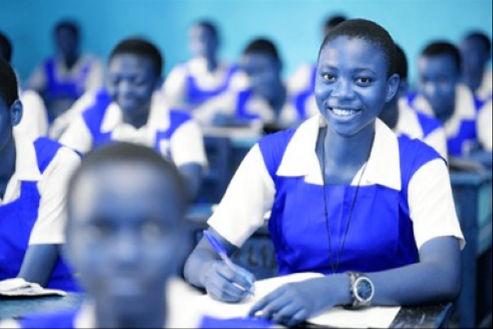
#> input picture DEEPTECH 3MTT/Corrupted Student Picture.png, 493 x 329 px, found by its file name
$ jupyter execute 'Week 2_COVI01-01_FE2317648332.ipynb'
#> lines starting #> are read from the running program, lines starting #| are printed output that depends on the picture
###QUESTION 1
1. In Nigeria, one of the booming tech spaces is fintech. How do you think computer vision can
help improve payment?
➢ Biometrics
➢ QR-Code
➢ Swipe and pay.

ANSWER:
Computer Vision Can applied in the following ways to Improve Payments in Fintech Tech Spaces in Nigeria:

➢ Biometrics (Applying Facial Recognition & Fingerprint Authentication Techologies)
•	Fraud Prevention: Facial recognition and fingerprint scanning can serve as better options for authenticating and authorizing transactions in preference to traditional PINs and Passwords, thereby reducing the risk of identity theft, third party intrusion and fraud.
•	Seamless Authentication: Users can authorize transactions simply by looking at their phone or a camera at a payment terminal (Utilizing Facial Recognition Authentication).
•	Contactless Transactions: With face recognition-based payments, customers don’t need to touch any device, improving hygiene and convenience, minimizing the need for numerous gadgets for payment authorization.

➢ QR-Code-Based Payments
•	Automated QR Code Scanning: Integrating Computer vision  can improve the speed and accuracy of scanning QR codes for payments, even in extreme contions of poor/low-light or faint/damaged code conditions.
•	Dynamic QR Codes for Security: AI-enhanced QR codes generation that change dynamically can prevent unauthorized use or fraud.
•	Facial Matching for Double Authentication: Scanning a QR code while simultaneously verifying the payer’s face can add an extra layer of security.(2 Means of Authentication, Multi-Factor Authentication)

➢ Swipe and Pay (Gesture Recognition)
•	Gesture-Based Transactions: Customers can make payments using pre-defined (Pre-Registered) hand gestures or swipes captured by computer vision systems.
•	Card-Free Transactions: Eliminates the need for physical cards; instead, payments can be authorized via hand motion or face ID recognition. It helps the ease of transactions incases where customer cards are unavailable either because they forgot it, misplaced it, damaged and mutilated cards, theft of cards, or delay in issuance of their cards by their financial institutions.
•	Enhanced Accessibility: Helps people with disabilities make payments without needing to enter PINs or handle cash. This feature also allows for the inclusion and Integration of people living with disabilities in society.

### QUESTION 2:In Nigeria, we have healthtech startups combating the free access to healthcare. How do you
think computer vision can help these startups better reach more people to have access to
quality and good healthcare.

ANSWER:
Computer Vision can help Healthtech startups in Nigeria  to make healthcare more accessible in the following ares.

Remote Diagnostics & Telemedicine
•	AI-Powered Symptom Detection: By utilizing Computer vision, systems can scan patient images (skin conditions, eye diseases, etc.), analyze them  and suggest potential diagnoses.
•	Facial Analysis for Early Disease Detection: By utilizing Computer vision symptoms like jaundice, stroke signs, or dehydration can be Detected through facial recognition in video calls or Image scan.

Automated Medical Imaging Analysis
•	Faster Diagnosis: By utilizing Computer vision doctors and other healthcare personnel can read and understand X-rays, MRIs, and CT scans better and quicker thereby reducing diagnosis time.
•	Affordable Healthcare: Startups can deploy AI-based diagnostics in rural areas where doctors are scarce, healthcare facilities are few and unequipped,by helping early detection of diseases prompting patients to quickly seek medical help before the escalation of the ailment.

Smart Pharmacies & Drug Authentication
•	Fake Drug Detection: Scanning medicine packaging using computer vision can verify authenticity, preventing counterfeit drug circulation.
•	Automated Prescription Matching: Leveraging models that have been trained on  handwriting Recognition can be deployed in reading handwritten prescriptions and suggesting accurate medication matches, reducing errors in pharmacies.

Crowd & Patient Flow Management
•	Queue Optimization: AI-powered cameras can analyze hospital or clinic queues, predicting wait times and suggesting better scheduling and helps the Institution management in the review of their policies and better decision making geared towards improved service delivery.
•	Patient Monitoring: Leveraging on Object tracking and segmentation features of Computer Vision, patients in need of urgent care in crowded hospitals can be quickly Identified through real-time video surveillance.

Computer vision in fintech and healthtech has immense potential to improve efficiency, security, and accessibility.

# QUESTION 3
As a Computer Vision Engineer in a school, the school creative team presented you with a
corrupted group student picture ( Its original color was changed and the brightness and
contrast was tampered as well). The corrupted image can be accessed via Corrupted picture
➢ Using your Computer Vision image processing, restore the picture its original color and
contrast. ( Write a code to show the pictures original color and correct the contrast and
brightness)
➢ What contrast number (alpha) and brightness number (beta) restored the picture to its
original state.

[cell 1]
# loading an image
import cv2
from google.colab.patches import cv_imshow
import numpy as np

[cell 2]
# load image
img = cv2.imread("/content/Corrupted Student Picture.png")
#> img is the input picture: shape (329, 493, 3); mean B, G, R 185.1, 133.2, 108.2

[cell 3]
# image dimension
img.shape # (height, width, channel)
#> Out = (329, 493, 3)

[cell 4]
import matplotlib.pyplot as plt
plt.imshow(img)

[cell 5]
# view and image with matplotlib
import matplotlib.pyplot as plt
plt.imshow(img) # View image with matplotlib

[cell 6]
#VIEWING THE IMAGE WITH CV_IMSHOW

cv_imshow(img) # View image with cv_imshow

[cell 7]
# VIEWING THE IMAGE IN GRAY SCALE
gray_image = cv2.cvtColor(img, cv2.COLOR_BGR2GRAY)
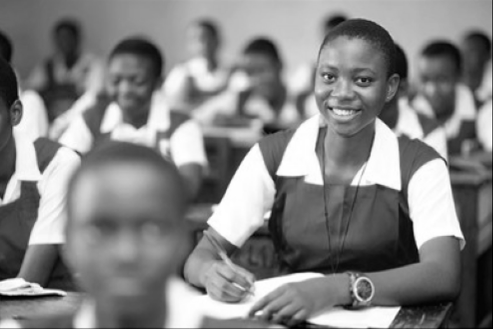
#> gray_image: shape (329, 493); min 0, max 255, mean 131.6
cv_imshow(gray_image)

[cell 8]
# Compute Brightness (Mean Pixel Intensity)
brightness = np.mean(img)
#> brightness = 142.1

# Compute Contrast (Standard Deviation of Pixel Intensities)
contrast = np.std(img)
#> contrast = 75.55

# Compute Min and Max Intensity Values
min_intensity = np.min(img)
#> min_intensity = 0
max_intensity = np.max(img)
#> max_intensity = 255

# Compute Histogram for Distribution
histogram = cv2.calcHist([img], [0], None, [256], [0, 256])
#> histogram = 256 values, max 4710 at index 254, min 3 at index 3, mean 633.6

# Print Results
print(f"Brightness: {brightness:.2f}")
#| Brightness: 142.13
print(f"Contrast: {contrast:.2f}")
#| Contrast: 75.55
print(f"Min Intensity: {min_intensity}")
#| Min Intensity: 0

[cell 9]
# rgb image
rgb_image = cv2.cvtColor(img, cv2.COLOR_BGR2RGB)
cv_imshow(rgb_image)

[cell 10]
# hsv image
hsv_image = cv2.cvtColor(img, cv2.COLOR_BGR2HSV)
#> hsv_image: shape (329, 493, 3); mean H, S, V 104.4, 115.2, 185.3
cv_imshow(hsv_image)

[cell 11]
# contrast / brightness control
# define the alpha and beta
 # Contrast control----2.5 ###Brightness: 137.34 (moderate brightness level)
###Contrast: 64.36 (relatively high contrast)
#Brightness: 142.13
#Contrast: 75.55
alpha = 64.36 # Contrast control----2.5 ###Brightness: 137.34 (moderate brightness level)
beta = 137.34 # Brightness control----20

# call convertScaleAbs function
adjusted = cv2.convertScaleAbs(img, alpha=alpha, beta=beta) # Img, contrast and brightness
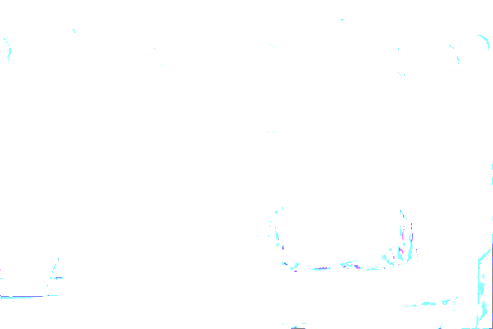
#> adjusted: shape (329, 493, 3); mean B, G, R 254.9, 254.8, 254.1
cv_imshow(adjusted)

[cell 12]
# contrast / brightness control
# define the alpha and beta
###value close to original corrupted alpha---3.2, beta---10.01
alpha = 1.2 # Contrast control
beta = 0.1 # Brightness control

# call convertScaleAbs function
adjusted = cv2.convertScaleAbs(img, alpha=alpha, beta=beta) # Img, contrast and brightness
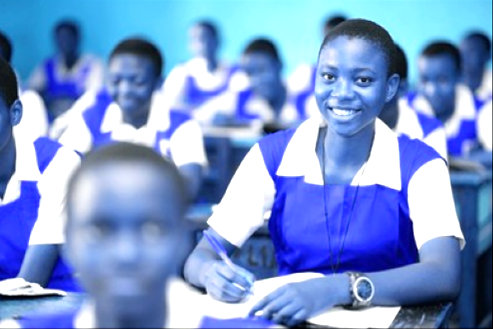
#> adjusted: shape (329, 493, 3); mean B, G, R 208.7, 154, 124.4
cv_imshow(adjusted)

[cell 13]
# rgb image
Trgb_image = cv2.cvtColor(adjusted, cv2.COLOR_BGR2RGB)
cv_imshow(Trgb_image)
#cntrast alpha---1.2
#Brigtness beta---0.01
